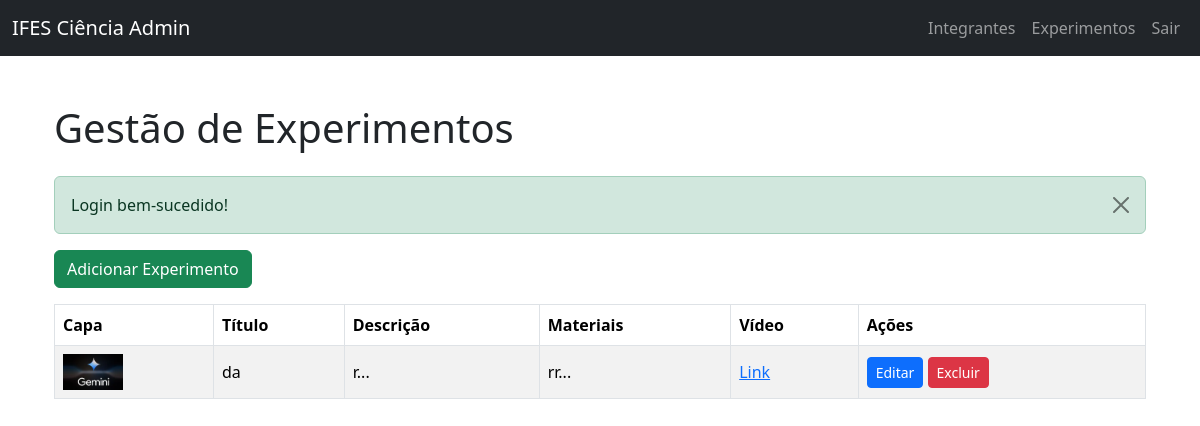
/admin/experimentos (signed in), run on an earlier commit of the app's database.
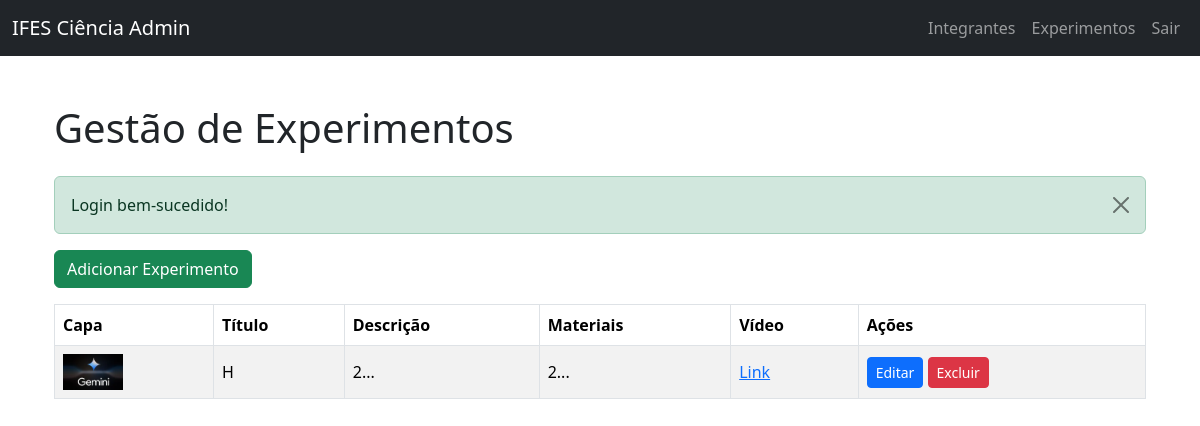
And on a later commit of the database.
### tables this page shows
CREATE TABLE experimento (
    id       INTEGER PRIMARY KEY AUTOINCREMENT,
    titulo               TEXT    NOT NULL,
    descricao            TEXT    NOT NULL,
    materiais            TEXT    NOT NULL,
    capa                 TEXT    NULL,
    video_explicativo    TEXT    NULL
);

### main.py (the view)
@app.get("/admin/experimentos", response_class=HTMLResponse)
async def listar_experimentos(request: Request, _=Depends(verificar_login_admin)):
    experimentos = experimento_repo.obter_todos_experimentos()
    return templates.TemplateResponse("/admin/experimentos_dashboard.html", {
        "request": request,
        "experimentos": experimentos,
        "flash_messages": get_flash_messages(request)
    })

### templates/admin/experimentos_dashboard.html (shortened to what this page needs)
{% extends "admin/layout.html" %}
{% block content %}
<div class="container my-5">
    <h1 class="mb-4">Gestão de Experimentos</h1>
    {% for msg in flash_messages %}
    <div class="alert alert-{{ msg.type }} alert-dismissible fade show" role="alert">
        {{ msg.message }}
        <button type="button" class="btn-close" data-bs-dismiss="alert"></button>
    </div>
    {% endfor %}
    <button class="btn btn-success mb-3" data-bs-toggle="modal" data-bs-target="#modalAdicionarExperimento">
        Adicionar Experimento
    </button>
    <table class="table table-striped table-bordered align-middle">
        <thead>
            <tr>
                <th>Capa</th>
                <th>Título</th>
                <th>Descrição</th>
                <th>Materiais</th>
                <th>Vídeo</th>
                <th>Ações</th>
            </tr>
        </thead>
        <tbody>
            {% for experimento in experimentos %}
            <tr>
                <td><img src="{{ experimento.capa }}" alt="{{ experimento.titulo }}" width="60"></td>
                <td>{{ experimento.titulo }}</td>
                <td>{{ experimento.descricao[:50] }}...</td>
                <td>{{ experimento.materiais[:50] }}...</td>
                <td>
                    {% if experimento.video_explicativo %}
                    <a href="{{ experimento.video_explicativo }}" target="_blank">Link</a>
                    {% endif %}
                </td>
                <td>
                    <button class="btn btn-primary btn-sm" data-bs-toggle="modal" data-bs-target="#modalEditarExperimento{{ experimento.id }}">
                        Editar
                    </button>
                    <form action="/admin/experimentos/excluir/{{ experimento.id }}" method="post" class="d-inline">
                        <button type="submit" class="btn btn-danger btn-sm">Excluir</button>
                    </form>
                </td>
            </tr>
            {% endfor %}
        </tbody>
    </table>
</div>
{% endblock %}

What changed in the data, as far as the page shows it:
removed experimento: capa (picture), titulo "da", descricao "r", materiais "rr"
added experimento: capa (picture), titulo "H", descricao "2", materiais "2"
